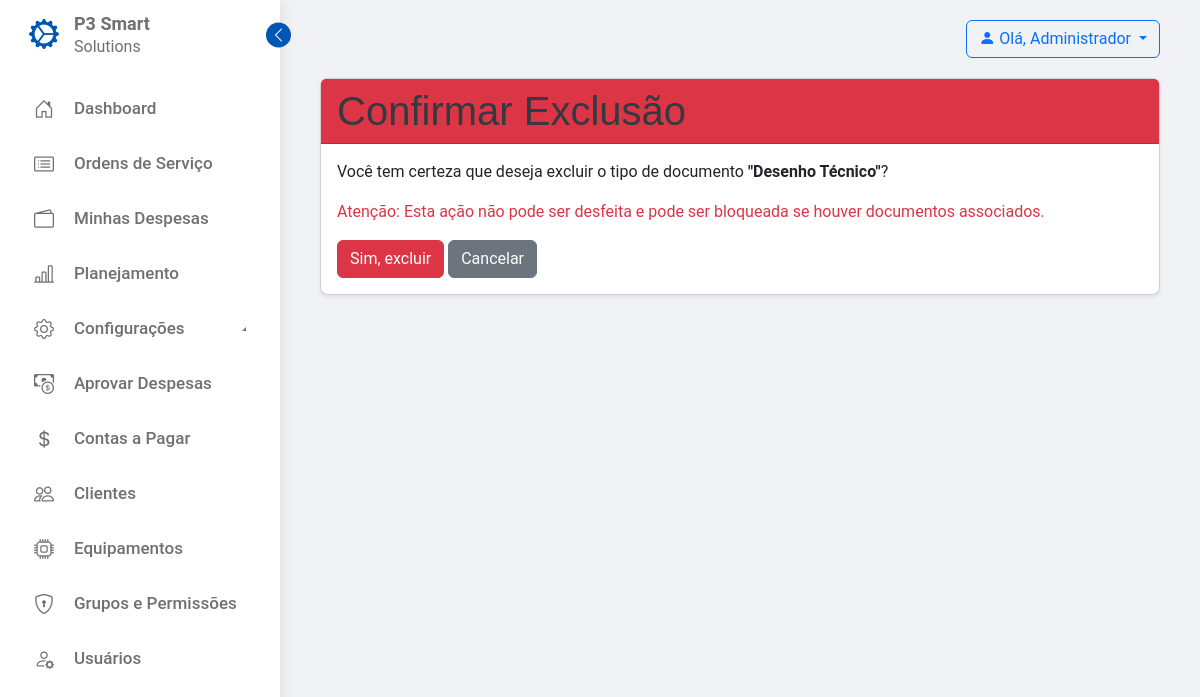
The page /configuracoes/tipos-documento/3/excluir/ (signed in) on the database as committed earlier.
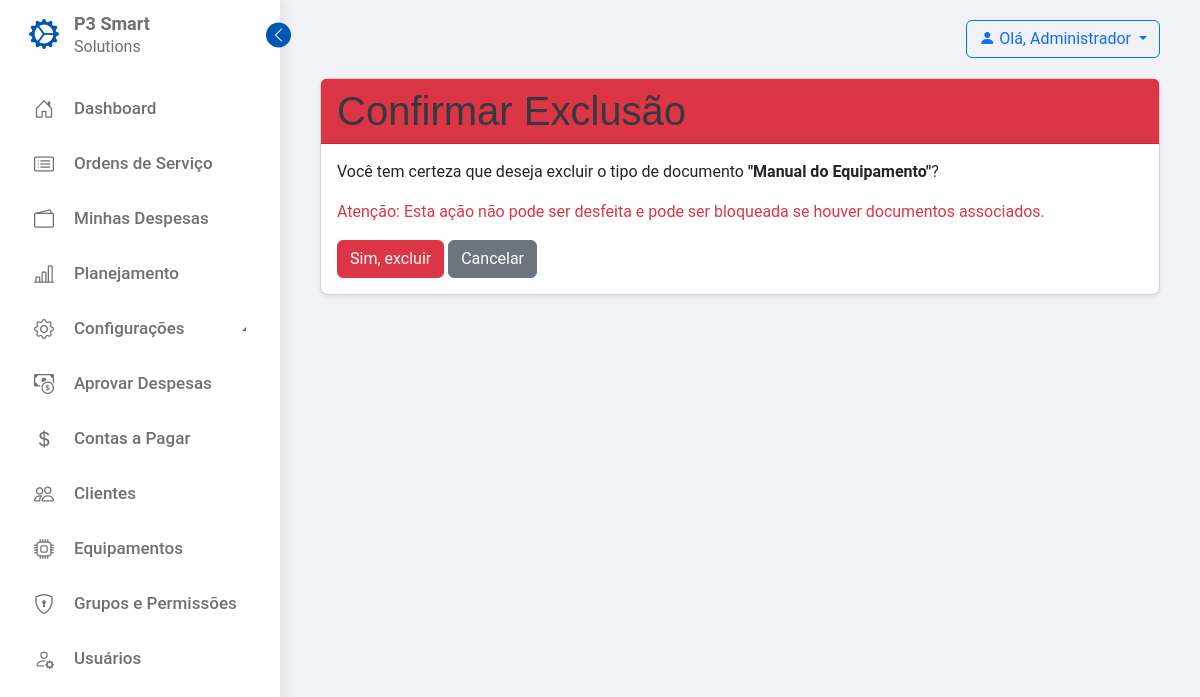
The same page on the database as committed later.
### configuracoes/models.py (models this page shows, shortened)
class TipoDocumento(models.Model):
    nome = models.CharField(max_length=100, unique=True,
                            verbose_name="Nome do Tipo de Documento")
    ativo = models.BooleanField(default=True, verbose_name="Ativo")
    class Meta:
        verbose_name = "Tipo de Documento"
        verbose_name_plural = "Tipos de Documentos"
        ordering = ['nome']

### configuracoes/views.py (the view, shortened to what this page needs)
class TipoDocumentoDeleteView(ConfiguracaoPermissionMixin, DeleteView):
    model = TipoDocumento
    template_name = 'configuracoes/tipo_documento_confirm_delete.html'
    success_url = reverse_lazy('configuracoes:lista_tipos_documento')
    permission_required = 'configuracoes.delete_tipodocumento'

### configuracoes/templates/configuracoes/tipo_documento_confirm_delete.html (shortened to what this page needs)
{% extends 'servico_campo/base.html' %}
{% load i18n %}
{% block content %}
<div class="card">
    <div class="card-header bg-danger text-white"><h1 class="mb-0">{% trans "Confirmar Exclusão" %}</h1></div>
    <div class="card-body">
        <p>{% trans "Você tem certeza que deseja excluir o tipo de documento" %} <strong>"{{ object.nome }}"</strong>?</p>
        <p class="text-danger">{% trans "Atenção: Esta ação não pode ser desfeita e pode ser bloqueada se houver documentos associados." %}</p>
        <form method="post">
            <button type="submit" class="btn btn-danger">{% trans "Sim, excluir" %}</button>
            <a href="{% url 'configuracoes:lista_tipos_documento' %}" class="btn btn-secondary">{% trans "Cancelar" %}</a>
        </form>
    </div>
</div>
{% endblock %}

Rows that differ between the two databases and show on the page:
changed TipoDocumento: nome "Desenho Técnico" → "Manual do Equipamento"
